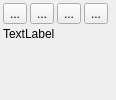
<?xml version="1.0" encoding="UTF-8"?>
<ui version="4.0">
 <class>IScrOptRangeTrk</class>
 <widget class="QWidget" name="IScrOptRangeTrk">
  <property name="geometry">
   <rect>
    <x>0</x>
    <y>0</y>
    <width>116</width>
    <height>100</height>
   </rect>
  </property>
  <property name="windowTitle">
   <string>Form</string>
  </property>
  <layout class="QVBoxLayout" name="verticalLayout">
   <property name="spacing">
    <number>3</number>
   </property>
   <property name="leftMargin">
    <number>3</number>
   </property>
   <property name="topMargin">
    <number>3</number>
   </property>
   <property name="rightMargin">
    <number>3</number>
   </property>
   <property name="bottomMargin">
    <number>3</number>
   </property>
   <item>
    <layout class="QHBoxLayout" name="horizontalLayout">
     <property name="spacing">
      <number>3</number>
     </property>
     <item>
      <widget class="QToolButton" name="toolHidePoints">
       <property name="toolTip">
        <string>Hide all points.</string>
       </property>
       <property name="text">
        <string>...</string>
       </property>
       <property name="icon">
        <iconset resource="../resources.qrc">
         <normaloff>:/icons/32x32/PointHide.png</normaloff>:/icons/32x32/PointHide.png</iconset>
       </property>
      </widget>
     </item>
     <item>
      <widget class="QToolButton" name="toolShowPoints">
       <property name="toolTip">
        <string>Show all points.</string>
       </property>
       <property name="text">
        <string>...</string>
       </property>
       <property name="icon">
        <iconset resource="../resources.qrc">
         <normaloff>:/icons/32x32/PointShow.png</normaloff>:/icons/32x32/PointShow.png</iconset>
       </property>
      </widget>
     </item>
     <item>
      <widget class="QToolButton" name="toolActivity">
       <property name="toolTip">
        <string>Set an activity for the selected range.</string>
       </property>
       <property name="text">
        <string>...</string>
       </property>
       <property name="icon">
        <iconset resource="../resources.qrc">
         <normaloff>:/icons/32x32/Activity.png</normaloff>:/icons/32x32/Activity.png</iconset>
       </property>
      </widget>
     </item>
     <item>
      <widget class="QToolButton" name="toolCopy">
       <property name="toolTip">
        <string>Copy track points as new track.</string>
       </property>
       <property name="text">
        <string>...</string>
       </property>
       <property name="icon">
        <iconset resource="../resources.qrc">
         <normaloff>:/icons/32x32/Copy.png</normaloff>:/icons/32x32/Copy.png</iconset>
       </property>
      </widget>
     </item>
     <item>
      <spacer name="horizontalSpacer">
       <property name="orientation">
        <enum>Qt::Horizontal</enum>
       </property>
       <property name="sizeHint" stdset="0">
        <size>
         <width>40</width>
         <height>20</height>
        </size>
       </property>
      </spacer>
     </item>
    </layout>
   </item>
   <item>
    <widget class="QLabel" name="label">
     <property name="sizePolicy">
      <sizepolicy hsizetype="Preferred" vsizetype="MinimumExpanding">
       <horstretch>0</horstretch>
       <verstretch>0</verstretch>
      </sizepolicy>
     </property>
     <property name="text">
      <string>TextLabel</string>
     </property>
     <property name="alignment">
      <set>Qt::AlignLeading|Qt::AlignLeft|Qt::AlignTop</set>
     </property>
    </widget>
   </item>
  </layout>
 </widget>
 <resources>
  <include location="../resources.qrc"/>
 </resources>
 <connections/>
</ui>
